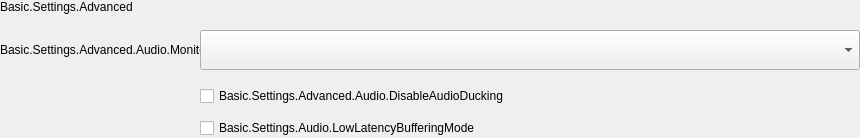
        <widget class="QFrame" name="frame_AudioAdvanced">
         <property name="sizePolicy">
          <sizepolicy hsizetype="Fixed" vsizetype="Preferred">
           <horstretch>0</horstretch>
           <verstretch>0</verstretch>
          </sizepolicy>
         </property>
         <property name="minimumSize">
          <size>
           <width>860</width>
           <height>0</height>
          </size>
         </property>
         <property name="maximumSize">
          <size>
           <width>860</width>
           <height>16777215</height>
          </size>
         </property>
         <property name="frameShape">
          <enum>QFrame::NoFrame</enum>
         </property>
         <property name="frameShadow">
          <enum>QFrame::Raised</enum>
         </property>
         <layout class="QFormLayout" name="formLayout_AudioAdvanced">
          <property name="fieldGrowthPolicy">
           <enum>QFormLayout::AllNonFixedFieldsGrow</enum>
          </property>
          <property name="labelAlignment">
           <set>Qt::AlignLeading|Qt::AlignLeft|Qt::AlignVCenter</set>
          </property>
          <property name="formAlignment">
           <set>Qt::AlignLeading|Qt::AlignLeft|Qt::AlignTop</set>
          </property>
          <property name="horizontalSpacing">
           <number>0</number>
          </property>
          <property name="verticalSpacing">
           <number>16</number>
          </property>
          <property name="leftMargin">
           <number>0</number>
          </property>
          <property name="topMargin">
           <number>0</number>
          </property>
          <property name="rightMargin">
           <number>0</number>
          </property>
          <property name="bottomMargin">
           <number>0</number>
          </property>
          <item row="0" column="0">
           <widget class="QLabel" name="label_TitleAudioAdvanced">
            <property name="maximumSize">
             <size>
              <width>860</width>
              <height>16777215</height>
             </size>
            </property>
            <property name="styleSheet">
             <string/>
            </property>
            <property name="text">
             <string>Basic.Settings.Advanced</string>
            </property>
           </widget>
          </item>
          <item row="1" column="0">
           <widget class="QLabel" name="label_MonitoringDevice">
            <property name="sizePolicy">
             <sizepolicy hsizetype="Fixed" vsizetype="Fixed">
              <horstretch>0</horstretch>
              <verstretch>0</verstretch>
             </sizepolicy>
            </property>
            <property name="minimumSize">
             <size>
              <width>200</width>
              <height>40</height>
             </size>
            </property>
            <property name="maximumSize">
             <size>
              <width>200</width>
              <height>40</height>
             </size>
            </property>
            <property name="styleSheet">
             <string notr="true"/>
            </property>
            <property name="text">
             <string>Basic.Settings.Advanced.Audio.MonitoringDevice</string>
            </property>
            <property name="wordWrap">
             <bool>true</bool>
            </property>
           </widget>
          </item>
          <item row="1" column="1">
           <widget class="AFQCustomCombobox" name="comboBox_MonitoringDevice">
            <property name="sizePolicy">
             <sizepolicy hsizetype="Fixed" vsizetype="Fixed">
              <horstretch>0</horstretch>
              <verstretch>0</verstretch>
             </sizepolicy>
            </property>
            <property name="minimumSize">
             <size>
              <width>660</width>
              <height>40</height>
             </size>
            </property>
            <property name="maximumSize">
             <size>
              <width>660</width>
              <height>40</height>
             </size>
            </property>
            <property name="focusPolicy">
             <enum>Qt::ClickFocus</enum>
            </property>
            <property name="styleSheet">
             <string notr="true"/>
            </property>
           </widget>
          </item>
          <item row="2" column="1">
           <layout class="QVBoxLayout" name="verticalLayout_AudioCAdvanced">
            <property name="spacing">
             <number>12</number>
            </property>
            <item>
             <widget class="QCheckBox" name="checkBox_DisableAudioDucking">
              <property name="sizePolicy">
               <sizepolicy hsizetype="Fixed" vsizetype="Fixed">
                <horstretch>0</horstretch>
                <verstretch>0</verstretch>
               </sizepolicy>
              </property>
              <property name="minimumSize">
               <size>
                <width>660</width>
                <height>0</height>
               </size>
              </property>
              <property name="maximumSize">
               <size>
                <width>660</width>
                <height>16777215</height>
               </size>
              </property>
              <property name="styleSheet">
               <string notr="true"/>
              </property>
              <property name="text">
               <string>Basic.Settings.Advanced.Audio.DisableAudioDucking</string>
              </property>
              <property name="checked">
               <bool>false</bool>
              </property>
             </widget>
            </item>
            <item>
             <widget class="QCheckBox" name="checkBox_LowLatencyBuffering">
              <property name="enabled">
               <bool>true</bool>
              </property>
              <property name="sizePolicy">
               <sizepolicy hsizetype="Fixed" vsizetype="Fixed">
                <horstretch>0</horstretch>
                <verstretch>0</verstretch>
               </sizepolicy>
              </property>
              <property name="minimumSize">
               <size>
                <width>660</width>
                <height>0</height>
               </size>
              </property>
              <property name="maximumSize">
               <size>
                <width>660</width>
                <height>16777215</height>
               </size>
              </property>
              <property name="styleSheet">
               <string notr="true"/>
              </property>
              <property name="text">
               <string>Basic.Settings.Audio.LowLatencyBufferingMode</string>
              </property>
             </widget>
            </item>
           </layout>
          </item>
         </layout>
        </widget>
